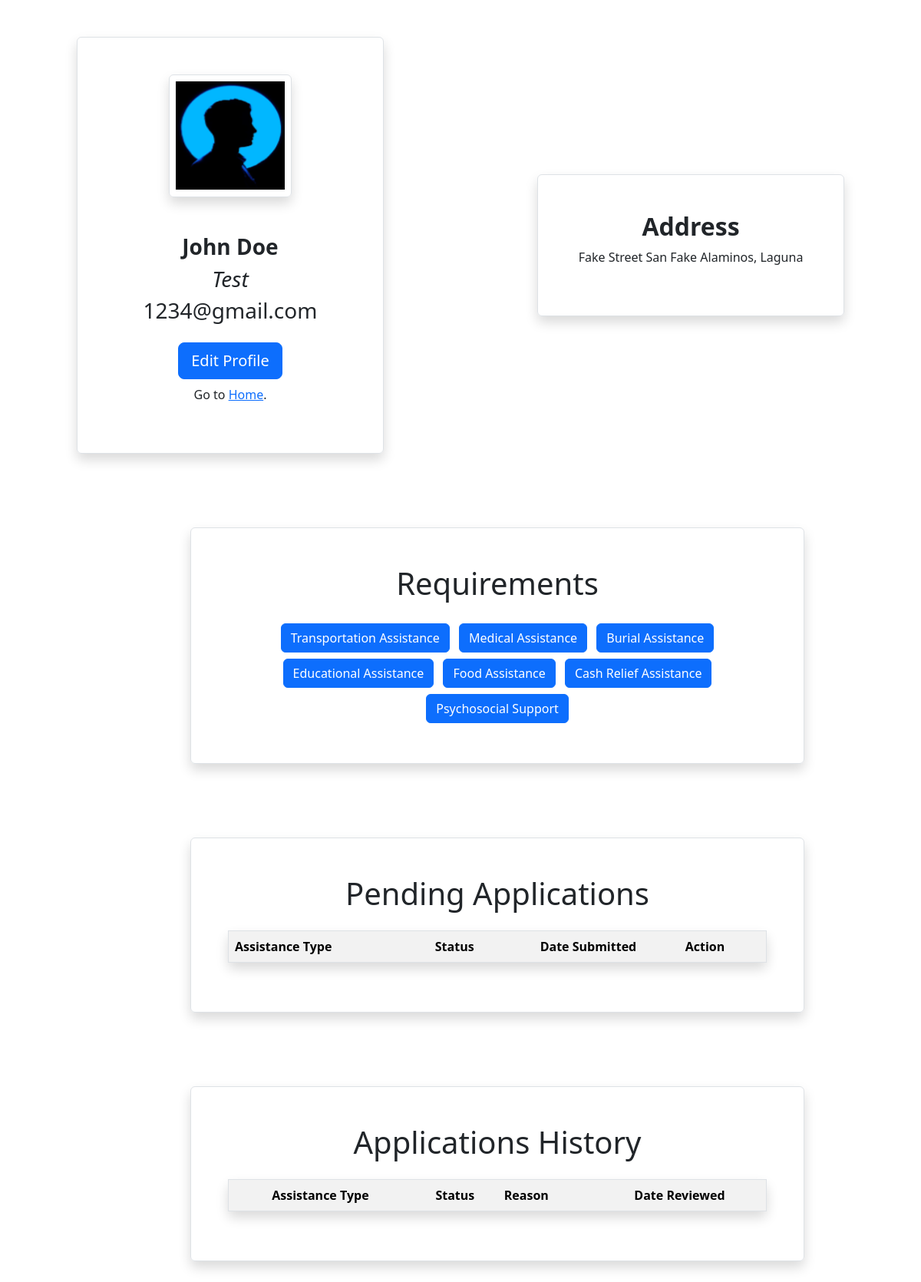
Screenshot of /profile.php (signed in) with the database file from the repository.
### tables this page shows
CREATE TABLE `userinfo_tbl` (
  `UserInfo_ID` int(11) NOT NULL,
  `User_ID` int(11) NOT NULL,
  `Fname` varchar(50) NOT NULL,
  `Mname` varchar(50) NOT NULL,
  `Lname` varchar(50) NOT NULL,
  `Birth_Date` date NOT NULL,
  `Sex` char(1) NOT NULL,
  `Contact_Number` varchar(13) NOT NULL DEFAULT '0000-000-0000',
  `Civil_Status` varchar(50) NOT NULL,
  `Religion` varchar(50) NOT NULL,
  `Nationality` varchar(50) NOT NULL
);

CREATE TABLE `register_tbl` (
  `User_ID` int(11) NOT NULL,
  `Username` varchar(50) NOT NULL,
  `Profile_Pic` varchar(255) NOT NULL,
  `Email` varchar(50) NOT NULL,
  `Password` varchar(255) NOT NULL,
  `Access_Level` varchar(10) NOT NULL DEFAULT 'User',
  `Timestamp` timestamp NOT NULL DEFAULT current_timestamp()
);

CREATE TABLE `address_tbl` (
  `Address_ID` int(11) NOT NULL,
  `User_ID` int(11) NOT NULL,
  `Street_Address` varchar(50) NOT NULL,
  `Barangay` varchar(50) NOT NULL,
  `CityorMunicipality` varchar(50) NOT NULL,
  `Province` varchar(50) NOT NULL,
  `Region` varchar(50) NOT NULL,
  `Zip_Code` int(5) NOT NULL
);

### profile.php (the view, shortened to what this page needs)
<?php include "connect.php";
if (empty($_SESSION["userid"])) { ?>
    <script>window.location.href = "logout.php";</script><?php } else {
    $userid = $_SESSION["userid"];
} ?>
<!doctype html>
<html lang="en">
<head>
    <link href="https://cdn.jsdelivr.net/npm/bootstrap@5.3.3/dist/css/bootstrap.min.css" rel="stylesheet"
>
</head>
<body class="overflow-x-hidden" style="min-width: 50em;">
    <div class="container-fluid ">
        <div class="row d-flex justify-content-center align-items-center my-5">
            <div class="col-4 d-flex flex-column justify-content-center align-items-center border rounded shadow p-5">
                <?php
                if (isset($_SESSION["userid"])) {
                    $sql = $pdo->prepare("SELECT t2.Fname, t2.Mname, t2.Lname, t1.Username, t1.Profile_Pic, t1.Email FROM register_tbl As t1, userinfo_tbl AS t2 where t1.User_ID = :userid AND t2.User_ID = :userid");
                    $sql->bindParam(":userid", $userid, PDO::PARAM_INT);
                    $sql->execute();
                    $row = $sql->fetch(PDO::FETCH_ASSOC);
                    if ($row) {
                        ?>
                        <img class="border rounded shadow p-2 mb-5" style="width: 10em; height: 10em;"
                            src="<?php echo (empty($row["Profile_Pic"])) ? "placeholderprofilepic.png" : "file/" . $row["Profile_Pic"] ?>">
                        <h3><b><?php echo htmlspecialchars($row["Fname"], ENT_QUOTES, 'UTF-8') ?>
                                <?php echo htmlspecialchars($row["Lname"], ENT_QUOTES, 'UTF-8') ?></b></h3>
                        <h3><i><?php echo htmlspecialchars($row["Username"], ENT_QUOTES, 'UTF-8') ?></i></h3>
                        <h3><?php echo htmlspecialchars($row["Email"], ENT_QUOTES, 'UTF-8') ?></h3>
                        <a class="btn btn-primary btn-lg mt-3 mb-2" href="profileeditor.php">Edit Profile</a>
                        <p>Go to <a href="index.php">Home</a>.</p>
                    <?php }
                } ?>
            </div>
            <div class="col-4 d-flex flex-column justify-content-center align-items-center border rounded shadow p-5">
                <?php if (isset($_SESSION["userid"])) {
                    $sql = $pdo->prepare("SELECT * FROM address_tbl where User_ID = :userid");
                    $sql->bindParam(":userid", $userid, PDO::PARAM_INT);
                    $sql->execute();
                    $row = $sql->fetch(PDO::FETCH_ASSOC);
                    if ($row) {
                        ?>
                        <h2><b>Address</b></h2>
                        <div class="d-flex justify-content-center align-items-center text-center">
                            <p><?php echo htmlspecialchars($row["Street_Address"], ENT_QUOTES, 'UTF-8') . "&nbsp;" . htmlspecialchars($row["Barangay"], ENT_QUOTES, 'UTF-8') . "&nbsp;" . htmlspecialchars($row["CityorMunicipality"], ENT_QUOTES, 'UTF-8') . ",&nbsp;" . htmlspecialchars($row["Province"], ENT_QUOTES, 'UTF-8') ?>
                            </p>
                        </div>
                    <?php }
                } ?>
            </div>
        </div>
        <div class="row">
            <div class="col-2"></div>
            <div
                class="col-8 d-flex flex-column justify-content-center align-items-center border rounded shadow p-5 m-5">
                <h1 class="mb-4" id="requirements">Requirements</h1>
                <div class="d-flex justify-content-center align-items-center">
                    <div class="grid text-center">
                        <?php $assistancetype = array(
                            "Transportation Assistance" => 'traAss',
                            "Medical Assistance" => 'medAss',
                            "Burial Assistance" => 'burAss',
                            "Educational Assistance" => 'eduAss',
                            "Food Assistance" => 'fooAss',
                            "Cash Relief Assistance" => 'casAss',
                            "Psychosocial Support" => 'psySup',
                        );
                        foreach ($assistancetype as $at => $id) { ?>
                            <button type="submit" class="btn btn-primary m-1" data-bs-toggle="modal"
                                data-bs-target="#<?php echo $id ?>">
                                <?php echo $at ?>
                            </button>
                        <?php }
                                        ?>
                    </div>
                </div>
            </div>
        </div>
        <div class="row">
            <div class="col-2"></div>
            <div
                class="col-8 d-flex flex-column justify-content-center align-items-center border rounded shadow p-5 m-5">
                <h1 class="mb-4" id="pending">Pending Applications</h1>
                <table class="table table-striped border shadow rounded">
                    <tr>
                        <th scope="col">Assistance Type</th>
                        <th class="text-center" scope="col">Status</th>
                        <th class="text-center" scope="col">Date Submitted</th>
                        <th scope="col">Action</th>
                    </tr>
                </table>
            </div>
        </div>
        <div class="row">
            <div class="col-2"></div>
            <div
                class="col-8 d-flex flex-column justify-content-center align-items-center border rounded shadow p-5 m-5">
                <h1 class="mb-4" id="history">Applications History</h1>
                <table class="table table-striped border shadow rounded">
                    <tr>
                        <th class="text-center" scope="col">Assistance Type</th>
                        <th class="text-center" scope="col">Status</th>
                        <th scope="col">Reason</th>
                        <th class="text-center" scope="col">Date Reviewed</th>
                    </tr>
                </table>
            </div>
        </div>
    </div>
</body>
</html>

### rows the page displays
userinfo_tbl: Fname "John", Lname "Doe", User_ID.Username "Test", User_ID.Email "1234@gmail.com"
address_tbl: Street_Address "Fake Street", Barangay "San Fake", CityorMunicipality "Alaminos", Province "Laguna"

### other values shown
$at "Transportation Assistance"
$at "Medical Assistance"
$at "Burial Assistance"
$at "Educational Assistance"
$at "Food Assistance"
$at "Cash Relief Assistance"
$at "Psychosocial Support"
